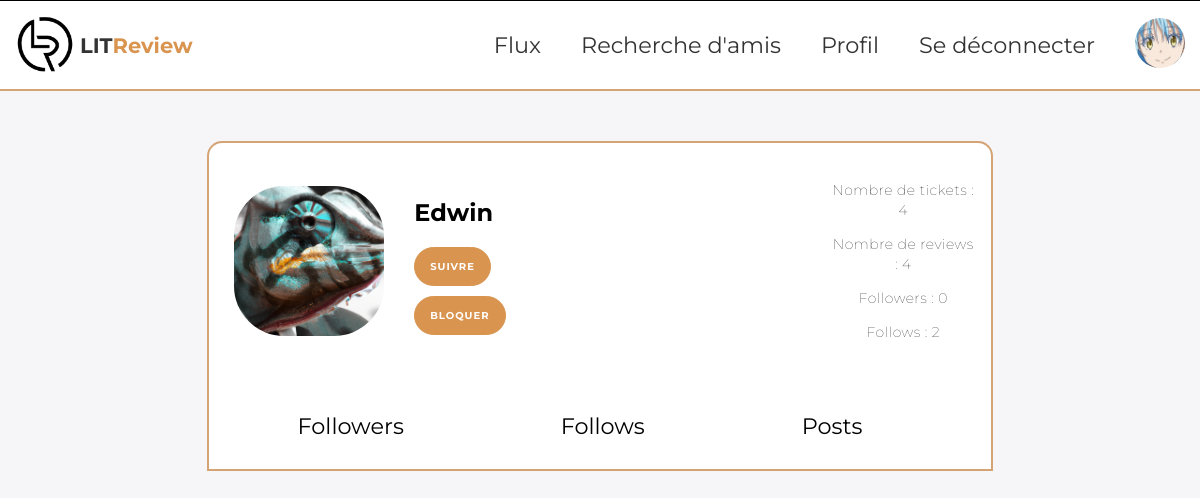
The app's page /profile/edwin/ (signed in) with its own data.
### authentication/models.py (models this page shows, shortened)
class User(AbstractUser):
    profile_photo = models.ImageField(
        verbose_name="Profile photo", upload_to="profile_photos/", null=True, blank=True
    )
    IMAGE_MAX_SIZE = (400, 400)

### authentication/views.py (the view)
# urls.py: path('profile/<str:username>/', authentication.views.UserProfileView.as_view(), name='user_profile'),
class UserProfileView(LoginRequiredMixin, UserProfileMixin, View):
    template_name = "authentication/user_profile.html"
    def get(self, request, username):
        user = get_object_or_404(User, username=username)
        if user == request.user:
            return redirect("profile")
        context = self.get_user_profile_data(user, request.user)
        return render(request, self.template_name, context=context)

### blog/templatetags/blog_extras.py (called while the page is built)
@register.filter
def get_time_display(time_created):
    seconds_ago = (timezone.now() - time_created).total_seconds()
    if seconds_ago <= HOUR:
        return f"Publié il y a {int(seconds_ago // MINUTE)} minutes."
    elif seconds_ago <= DAY:
        return f"Publié il y a {int(seconds_ago // HOUR)} heures."
    return f"Publié le {time_created.strftime('%d %B %Y à %Hh%M')}"

@register.filter
def profile_photo_or_default(user):
    if user.profile_photo:
        return user.profile_photo.url
    return static("images/default_profile.png")

@register.filter
def capitalize_first(value):
    if not isinstance(value, str):
        return value
    return value.capitalize()

### authentication/templates/authentication/user_profile.html (shortened to what this page needs)
{% extends 'base.html' %}
{% load blog_extras %}
{% load static %}
{% block content %}
<div class="profile-container">
    <div class="profile-header">
        <img class="ticket-avatar" src="{{ user|profile_photo_or_default }}" alt="Profile photo">
        <div class="profile-name">
            <h2>{{ user.username|capitalize_first }}</h2>
            {% if user.id in following_user_ids %}
                <form action="{% url 'unfollow_user' username=user.username %}" method="post">
                    {% csrf_token %}
                    <button class="button-review btn-profile" type="submit">Ne plus suivre</button>
                </form>
            {% else %}
                <form action="{% url 'follow_user' username=user.username %}" method="post">
                    <button class="button-review btn-profile" type="submit">Suivre</button>
                </form>
            {% endif %}
            {% if user.id in blocked_user_ids %}
                <form action="{% url 'unblock_user' username=user.username %}" method="post">
                    {% csrf_token %}
                    <button class="button-review btn-profile" type="submit">Débloquer</button>
                </form>
            {% else %}
                <form action="{% url 'block_user' username=user.username %}" method="post">
                    <button class="button-review btn-profile" type="submit">Bloquer</button>
                </form>
            {% endif %}
        </div>
        <div class="profile-info">
            <p>Nombre de tickets : {{ tickets_count }}</p>
            <p>Nombre de reviews : {{ reviews_count }}</p>
            <p>Followers : {{ followers_count }}</p>
            <p>Follows : {{ following_count }}</p>
        </div>
    </div>
    <div class="nav-profile">
        <h3 class="fancy-link" data-content="followers">Followers</h3>
        <h3 class="fancy-link" data-content="follows">Follows</h3>
        <h3 class="fancy-link" data-content="posts">Posts</h3>
    </div>
</div>
{% endblock content %}

### templates/base.html (shortened to what this page needs)
{% load static %}
{% load blog_extras %}
<!DOCTYPE html>
<html lang="en">
    <head>
        <link href="{% static 'css/main.css' %}" rel="stylesheet">
        <link href="https://cdnjs.cloudflare.com/ajax/libs/cropperjs/1.5.12/cropper.min.css" rel="stylesheet">
    </head>
    <body>
        {% if user.is_authenticated %}
        <nav class="navbar" aria-label="navigation">
            <div class="nav-left">
                <a class="logo-link"  href="{% url 'home' %}">
                    <img class="logo" src="{% static 'images/logo_without_title.png' %}" alt="Logo du site" tabindex="1">
                    <h1>LIT<span>Review</span></h1>
                </a>
            </div>
            <div class="nav-right">
                <a class="fancy-link" href="{% url 'home' %}" tabindex="1">Flux</a>
                <a class="fancy-link" href="{% url 'search_users' %}" tabindex="1">Recherche d'amis</a>
                <a class="fancy-link" href="{% url 'profile' %}" tabindex="1">Profil</a>
                <a class="fancy-link" href="{% url 'logout' %}" tabindex="1">Se déconnecter</a>
                <a class="avatar-link" href="{% url 'profile' %}" tabindex="1">
                    <img class="avatar" src="{{ request.user|profile_photo_or_default }}" alt="photo de profile" tabindex="1">
                </a>
            </div>
        </nav>
        {% endif %}
        {% block content %}{% endblock content %}
    </body>
</html>

### static/css/style.css (style rules this page uses)
* { box-sizing: border-box; font-family: 'Montserrat', sans-serif; }
body { margin: 0; background: #f6f5f7; }
h1 { font-weight: bold; margin: 0; }
h2 { text-align: center; }
p { font-size: 14px; font-weight: 100; line-height: 20px; letter-spacing: 0.5px; }
.avatar { width: 50px; height: auto; border-radius: 50px; margin-left: 20px; }
.avatar-link { margin: 0; padding: 0; }
.navbar { background:white ; position: sticky; top: 0; z-index: 1000; display: flex; align-items: center; justify-content: space-between; border-top: 1px solid black; border-bottom: 2px solid #D4A373; transition: border-bottom-width 0.5s; }
.navbar h1 { font-size: 1.5em; padding: 5px; }
.navbar span { color: #d99450; }
.logo { width: 60px; }
.logo-link { margin: 0; padding: 0; display: flex; align-items: center; }
.nav-left { padding-left: 15px; display: flex; align-items: center; }
.nav-right { display: flex;; align-items: center; padding: 15px; justify-content: space-between; }
.fancy-link { font-size: 1.4em; padding-right: 20px; padding-left: 20px; text-align: center; position: relative; display: inline-block; text-decoration: none; transition: color 0.3s ease; }
.fancy-link::after { content: ''; position: absolute; width: 100%; height: 4px; bottom: -30px; left: 0; background-color: #D4A373; visibility: hidden; transform: scaleX(0); transition: all 0.4s ease-in-out; }

### static/css/login.css (style rules this page uses)
a { color: #333; font-size: 14px; text-decoration: none; margin: 15px 0; }
button { border-radius: 20px; border: 1px solid #d99450; background-color: #d99450; color: #FFFFFF; font-size: 12px; font-weight: bold; padding: 12px 45px; letter-spacing: 1px; text-transform: uppercase; transition: transform 80ms ease-in; }

### static/css/tickets.css (style rules this page uses)
.ticket-avatar { width: 90px; height: auto; border-radius: 50px; }

### static/css/buttons.css (style rules this page uses)
.button-review { display: inline-block; justify-content: center; padding: 12px 45px; border-radius: 20px; border: 1px solid #d99450; background-color: #d99450; color: #FFFFFF; font-size: 10px; font-weight: bold; letter-spacing: 1px; text-transform: uppercase; text-decoration: none; transition: transform 80ms ease-in; }

### static/css/profile.css (style rules this page uses)
.profile-container { margin: 50px; display: grid; grid-template-columns: 1fr 5fr 1fr; grid-template-rows: auto; }
.profile-container p { text-align: left; }
.profile-header { border: 2px solid #D4A373; border-bottom: none; border-top-left-radius: 15px; border-top-right-radius: 15px; padding: 15px; background: white; grid-column: 2; display: grid; grid-template-columns: 170px 1fr 2fr 1fr; }
.profile-header img { grid-column: 1; width: 150px; height: auto; justify-self: center; align-self: center; }
.profile-name { grid-column: 2; display: flex; flex-direction: column; padding: 20px; padding-right: 35px; justify-content: start; }
.profile-name h2 { text-align: left; }
.profile-info { grid-column: 4; justify-self: center; align-self: center; }
.profile-info p { text-align: center; }
.nav-profile { background: white; grid-row: 2; grid-column: 2 ; display: flex; flex-direction: row; justify-content: space-around; padding: 10px; padding-right: 50px; padding-bottom: 6px; border: 2px solid #D4A373; border-top: none; }
.nav-profile h3 { font-weight: 400; cursor: pointer; }
.btn-profile { margin-bottom: 10px; padding-right: 15px; padding-left: 15px; }

### records on screen
User: user|profile_photo_or_default (picture)
User: profile_photo (picture), username "Edwin"

### other values on screen
{{ tickets_count }} "4"
{{ reviews_count }} "4"
{{ followers_count }} "0"
{{ following_count }} "2"
